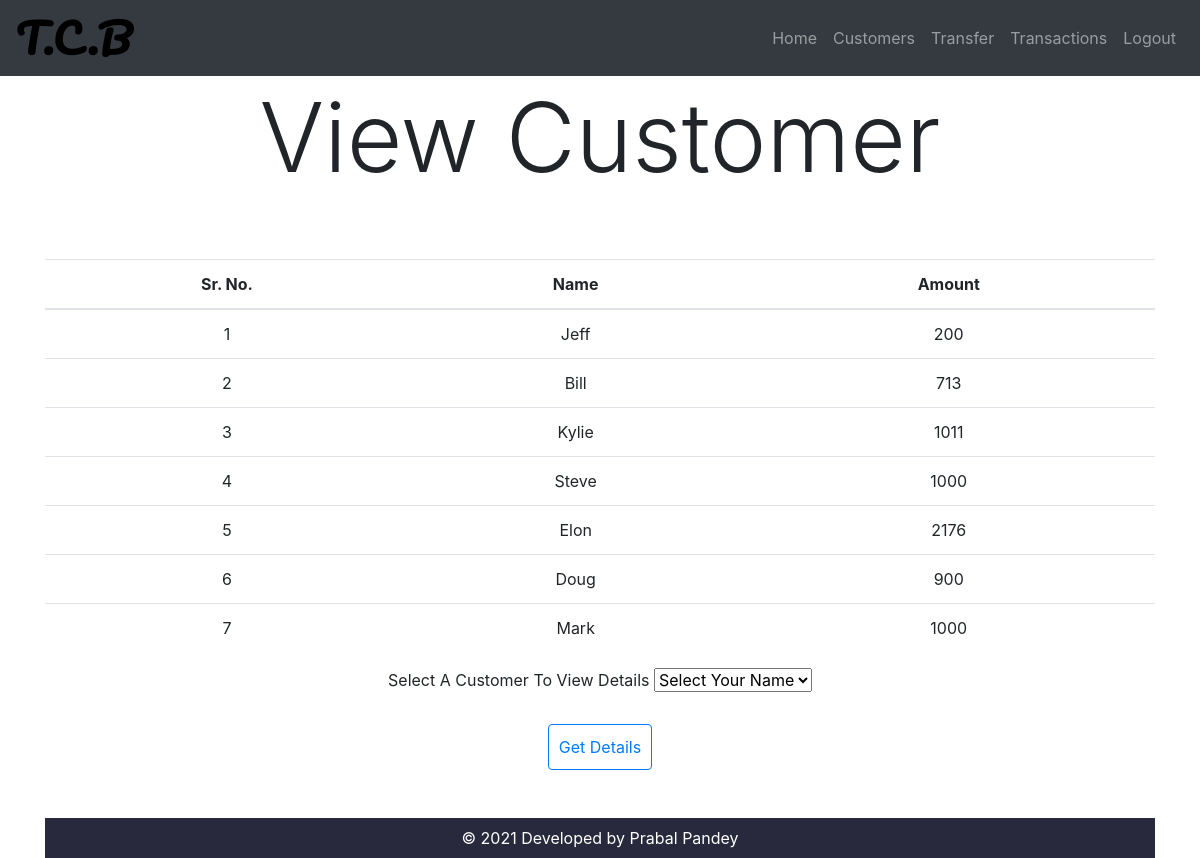
Before: /customer/ with the older database file.
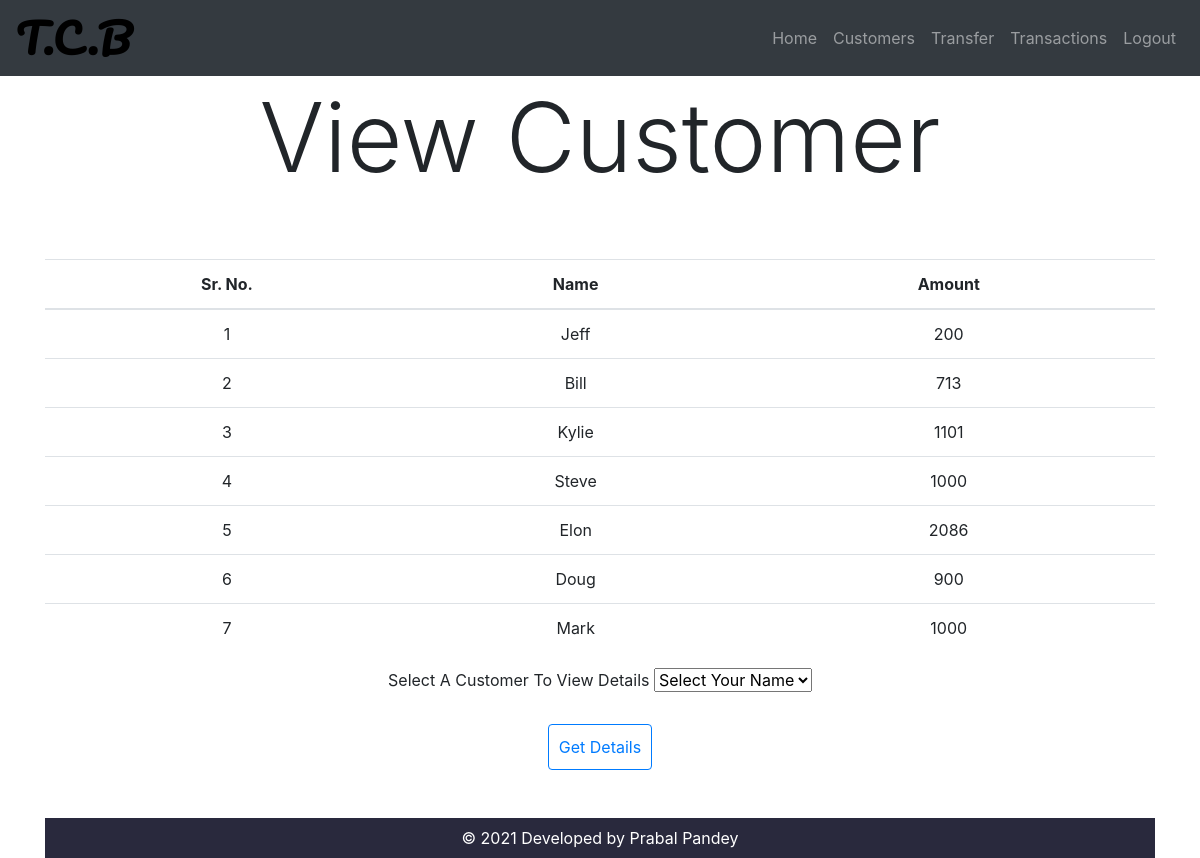
After: the same page with the newer database file.
### app1/models.py (models this page shows, shortened)
class Customer(models.Model):
    name = models.CharField(max_length=122)
    email = models.CharField(max_length=255)
    type = models.CharField(max_length=255)
    phone = models.IntegerField()
    customer_id = models.IntegerField()
    transaction_date = models.DateField()
    amount=models.IntegerField()

### app1/views.py (the view)
# urls.py: path("customer/", views.view_customer, name="customer"),
def view_customer(request):
    customer = Customer.objects.all()
    if request.method == 'POST':
        if request.POST.get('name'):
            name = request.POST.get('name')
            cust = Customer.objects.get(name=name)
            return render(request,'view_customer.html',{'cv':cust, 'vc': customer})
        else:
            return render(request,'view_customer.html',{'vc':customer})
    else:
        return render(request,'view_customer.html',{'vc':customer})

### templates/view_customer.html (shortened to what this page needs)
{% extends 'base.html' %}
{% block head %} View Customer {% endblock head %}
{% block body %}
<div class="container" style="text-align:center;">
    {%if vc%}
    <table class="table">
        <thead>
            <tr>
                <th scope="col">Sr. No.</th>
                <th scope="col">Name</th>
                <th scope="col">Amount</th>
            </tr>
        </thead>
        <tbody>
            {%for s in vc %}
            <tr>
                <td>{{s.id}}</td>
                <td>{{s.name}}</td>
                <td>{{s.amount}}</td>
            </tr>
            {% endfor %}
        </tbody>
        {% endif %}
    </table>
</div>
<div class="container" >
    <form method="post" style="text-align:center;">
        <label for="bookname" class="form-label">Select A Customer To View Details </label>
        <select class="form-select" aria-label="Default select example" id="name" name="name">
            {% for c in vc %}
            <option value="" disabled selected hidden>Select Your Name</option>
            {% endfor %}
        </select><br>
        <button type="submit" class="btn btn-outline-primary mt-4" style="padding:10px;">Get Details</button>
    </form>
{% endblock body %}

### templates/base.html (shortened to what this page needs)
{% load static %}
<!DOCTYPE html>
<html lang="en">
<head>
<link rel="stylesheet" href="{% static 'css/homepage.css' %}">
<link rel="stylesheet" href="https://cdn.jsdelivr.net/npm/bootstrap@4.6.0/dist/css/bootstrap.min.css">
</head>
<body >
    <div id="nav">
        <nav class="navbar navbar-expand-sm navbar-dark bg-dark navbar-static-top">
            <a id="brand" href="/homepage" >T.C.B</a>
            <div class="collapse navbar-collapse" id="navbarCollapse">
                <div class="navbar-nav text-center ml-auto">
                    <a href="/homepage" class="nav-item nav-link">Home</a>
                    <a href="/customer" class="nav-item nav-link">Customers</a>
                    <a href="/transfer" class="nav-item nav-link">Transfer</a>
                    <a href="/transactions" class="nav-item nav-link">Transactions</a>
                    <a href="/" class="nav-item nav-link">Logout</a>
                </div>
            </div>
        </nav>
    </div>
<div id="p">
    <p class="mbr-section-title align-center  pb-3 mbr-fonts-style display-1" style="margin-top:80px; text-align:center;"> {% block head %} View Customer {% endblock head %}</p>
</div>
{% block body %}
{% endblock body %}
<footer class="page-footer font-small black">
  <div class="footer-copyright text-center py-2" style="background-color:#29293d; color:rgb(255, 255, 255); margin-bottom:0px">© 2021 Developed by Prabal Pandey</div>
</footer>
</body>
</html>

### static/css/homepage.css (style rules this page uses)
#nav { opacity: 1; background-color: rgb(0, 0, 0); position: fixed; top: 0; width: 100%; z-index: 999; }
.table th, .table td { vertical-align: middle !important; }
#brand { margin-right: 40px; font-size: 40px; font-weight: bolder; font-family: myFirstFont; color:rgb(0, 0, 0); text-align: center; width: fit-content; position: relative; display: block; }
.table { width: 100%; margin-bottom:spacer; color: table-color; background-color: table-bg; vertical-align: middle; }

Changed rows visible on the page:
changed Customer "Kylie": amount "1011" → "1101"
changed Customer "Elon": amount "2176" → "2086"
